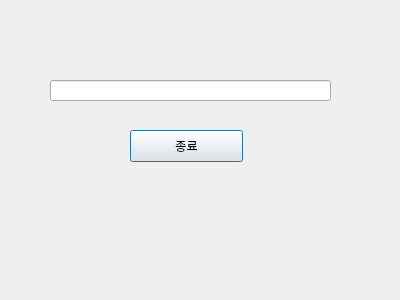
<?xml version="1.0" encoding="UTF-8"?>
<ui version="4.0">
 <class>Dialog</class>
 <widget class="QDialog" name="Dialog">
  <property name="geometry">
   <rect>
    <x>0</x>
    <y>0</y>
    <width>400</width>
    <height>300</height>
   </rect>
  </property>
  <property name="windowTitle">
   <string>Dialog</string>
  </property>
  <widget class="QLineEdit" name="lineEditChild">
   <property name="geometry">
    <rect>
     <x>50</x>
     <y>80</y>
     <width>281</width>
     <height>21</height>
    </rect>
   </property>
  </widget>
  <widget class="QPushButton" name="pushButton">
   <property name="geometry">
    <rect>
     <x>130</x>
     <y>130</y>
     <width>113</width>
     <height>32</height>
    </rect>
   </property>
   <property name="text">
    <string>종료</string>
   </property>
  </widget>
 </widget>
 <resources/>
 <connections/>
</ui>
